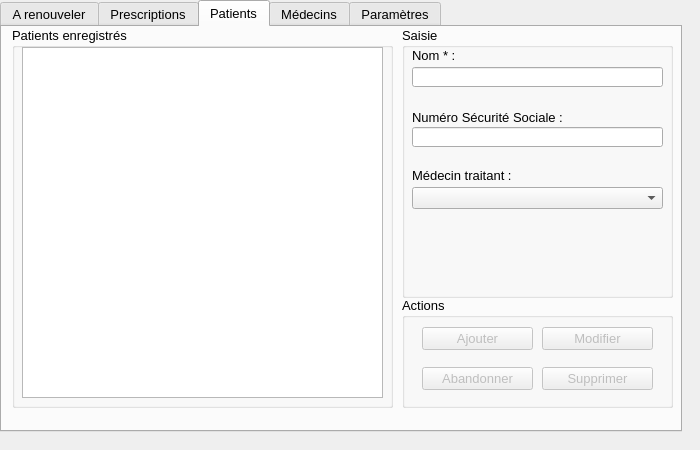
<?xml version="1.0" encoding="UTF-8"?>
<ui version="4.0">
 <class>MainWindow</class>
 <widget class="QMainWindow" name="MainWindow">
  <property name="geometry">
   <rect>
    <x>0</x>
    <y>0</y>
    <width>700</width>
    <height>450</height>
   </rect>
  </property>
  <property name="minimumSize">
   <size>
    <width>700</width>
    <height>450</height>
   </size>
  </property>
  <property name="maximumSize">
   <size>
    <width>700</width>
    <height>450</height>
   </size>
  </property>
  <property name="windowTitle">
   <string>MainWindow</string>
  </property>
  <widget class="QWidget" name="centralWidget">
   <widget class="QTabWidget" name="tabWidgetMain">
    <property name="geometry">
     <rect>
      <x>0</x>
      <y>0</y>
      <width>682</width>
      <height>432</height>
     </rect>
    </property>
    <property name="minimumSize">
     <size>
      <width>682</width>
      <height>432</height>
     </size>
    </property>
    <property name="maximumSize">
     <size>
      <width>682</width>
      <height>432</height>
     </size>
    </property>
    <property name="font">
     <font>
      <pointsize>10</pointsize>
     </font>
    </property>
    <property name="toolTip">
     <string/>
    </property>
    <property name="tabPosition">
     <enum>QTabWidget::North</enum>
    </property>
    <property name="currentIndex">
     <number>2</number>
    </property>
    <widget class="QWidget" name="tab1">
     <attribute name="title">
      <string>A renouveler</string>
     </attribute>
     <widget class="QGroupBox" name="groupBoxDetail">
      <property name="geometry">
       <rect>
        <x>400</x>
        <y>0</y>
        <width>271</width>
        <height>321</height>
       </rect>
      </property>
      <property name="title">
       <string>Détails</string>
      </property>
      <property name="checkable">
       <bool>false</bool>
      </property>
      <widget class="QLabel" name="label">
       <property name="geometry">
        <rect>
         <x>10</x>
         <y>20</y>
         <width>71</width>
         <height>16</height>
        </rect>
       </property>
       <property name="font">
        <font>
         <weight>75</weight>
         <italic>true</italic>
         <bold>true</bold>
         <underline>true</underline>
        </font>
       </property>
       <property name="text">
        <string>Patient :</string>
       </property>
      </widget>
      <widget class="QLabel" name="labelARenouvelerPatient">
       <property name="geometry">
        <rect>
         <x>10</x>
         <y>40</y>
         <width>251</width>
         <height>16</height>
        </rect>
       </property>
       <property name="font">
        <font>
         <weight>75</weight>
         <bold>true</bold>
        </font>
       </property>
       <property name="text">
        <string/>
       </property>
      </widget>
      <widget class="QLabel" name="labelARenouvelerPresDateFin">
       <property name="geometry">
        <rect>
         <x>120</x>
         <y>90</y>
         <width>111</width>
         <height>16</height>
        </rect>
       </property>
       <property name="font">
        <font>
         <weight>75</weight>
         <bold>true</bold>
        </font>
       </property>
       <property name="text">
        <string/>
       </property>
      </widget>
      <widget class="QLabel" name="label_2">
       <property name="geometry">
        <rect>
         <x>10</x>
         <y>70</y>
         <width>91</width>
         <height>16</height>
        </rect>
       </property>
       <property name="font">
        <font>
         <weight>75</weight>
         <italic>true</italic>
         <bold>true</bold>
         <underline>true</underline>
         <strikeout>false</strikeout>
        </font>
       </property>
       <property name="text">
        <string>Prescription :</string>
       </property>
      </widget>
      <widget class="QLabel" name="label_3">
       <property name="geometry">
        <rect>
         <x>10</x>
         <y>90</y>
         <width>101</width>
         <height>16</height>
        </rect>
       </property>
       <property name="text">
        <string>Valable jusqu'au</string>
       </property>
      </widget>
      <widget class="QLabel" name="label_4">
       <property name="geometry">
        <rect>
         <x>10</x>
         <y>130</y>
         <width>131</width>
         <height>16</height>
        </rect>
       </property>
       <property name="text">
        <string>Type de prescription :</string>
       </property>
      </widget>
      <widget class="QLabel" name="labelARenouvelerPresType">
       <property name="geometry">
        <rect>
         <x>140</x>
         <y>130</y>
         <width>111</width>
         <height>16</height>
        </rect>
       </property>
       <property name="font">
        <font>
         <weight>75</weight>
         <bold>true</bold>
        </font>
       </property>
       <property name="text">
        <string/>
       </property>
      </widget>
      <widget class="QLabel" name="label_5">
       <property name="geometry">
        <rect>
         <x>10</x>
         <y>150</y>
         <width>141</width>
         <height>16</height>
        </rect>
       </property>
       <property name="text">
        <string>Mode renouvellement :</string>
       </property>
      </widget>
      <widget class="QLabel" name="labelARenouvelerPresModeR">
       <property name="geometry">
        <rect>
         <x>150</x>
         <y>150</y>
         <width>111</width>
         <height>16</height>
        </rect>
       </property>
       <property name="font">
        <font>
         <weight>75</weight>
         <bold>true</bold>
        </font>
       </property>
       <property name="text">
        <string/>
       </property>
      </widget>
      <widget class="QLabel" name="labelARenouvelerPresDuree">
       <property name="geometry">
        <rect>
         <x>170</x>
         <y>110</y>
         <width>81</width>
         <height>20</height>
        </rect>
       </property>
       <property name="font">
        <font>
         <weight>75</weight>
         <bold>true</bold>
        </font>
       </property>
       <property name="text">
        <string/>
       </property>
      </widget>
      <widget class="QLabel" name="label_6">
       <property name="geometry">
        <rect>
         <x>10</x>
         <y>110</y>
         <width>151</width>
         <height>16</height>
        </rect>
       </property>
       <property name="text">
        <string>Durée de la prescription :</string>
       </property>
      </widget>
      <widget class="QLabel" name="labelARenouvelerMedNumNom">
       <property name="geometry">
        <rect>
         <x>10</x>
         <y>200</y>
         <width>251</width>
         <height>20</height>
        </rect>
       </property>
       <property name="font">
        <font>
         <weight>75</weight>
         <bold>true</bold>
        </font>
       </property>
       <property name="text">
        <string/>
       </property>
      </widget>
      <widget class="QLabel" name="labelARenouvelerMedAd2">
       <property name="geometry">
        <rect>
         <x>10</x>
         <y>240</y>
         <width>251</width>
         <height>16</height>
        </rect>
       </property>
       <property name="text">
        <string/>
       </property>
      </widget>
      <widget class="QLabel" name="label_20">
       <property name="geometry">
        <rect>
         <x>10</x>
         <y>180</y>
         <width>91</width>
         <height>16</height>
        </rect>
       </property>
       <property name="font">
        <font>
         <weight>75</weight>
         <italic>true</italic>
         <bold>true</bold>
         <underline>true</underline>
         <strikeout>false</strikeout>
        </font>
       </property>
       <property name="text">
        <string>Médecin :</string>
       </property>
      </widget>
      <widget class="QLabel" name="labelARenouvelerMedAd1">
       <property name="geometry">
        <rect>
         <x>10</x>
         <y>220</y>
         <width>251</width>
         <height>16</height>
        </rect>
       </property>
       <property name="text">
        <string/>
       </property>
      </widget>
      <widget class="QLabel" name="labelARenouvelerMedCPVille">
       <property name="geometry">
        <rect>
         <x>10</x>
         <y>260</y>
         <width>251</width>
         <height>16</height>
        </rect>
       </property>
       <property name="text">
        <string/>
       </property>
      </widget>
      <widget class="QLabel" name="labelARenouvelerMedTel">
       <property name="geometry">
        <rect>
         <x>10</x>
         <y>280</y>
         <width>251</width>
         <height>16</height>
        </rect>
       </property>
       <property name="text">
        <string/>
       </property>
      </widget>
     </widget>
     <widget class="QGroupBox" name="groupBox">
      <property name="geometry">
       <rect>
        <x>10</x>
        <y>0</y>
        <width>381</width>
        <height>391</height>
       </rect>
      </property>
      <property name="title">
       <string>A renouveler rapidement</string>
      </property>
      <widget class="QListWidget" name="listWidgetPrescriptionsARenouveler">
       <property name="geometry">
        <rect>
         <x>10</x>
         <y>20</y>
         <width>361</width>
         <height>361</height>
        </rect>
       </property>
      </widget>
     </widget>
     <widget class="QGroupBox" name="groupBox_2">
      <property name="geometry">
       <rect>
        <x>400</x>
        <y>330</y>
        <width>271</width>
        <height>61</height>
       </rect>
      </property>
      <property name="title">
       <string>Action</string>
      </property>
      <widget class="QPushButton" name="pushButtonARenouvelerRenouveler">
       <property name="enabled">
        <bool>false</bool>
       </property>
       <property name="geometry">
        <rect>
         <x>140</x>
         <y>20</y>
         <width>111</width>
         <height>23</height>
        </rect>
       </property>
       <property name="text">
        <string>Renouveler</string>
       </property>
      </widget>
      <widget class="QDateEdit" name="dateEditARenouvelerPresDateFin">
       <property name="enabled">
        <bool>false</bool>
       </property>
       <property name="geometry">
        <rect>
         <x>20</x>
         <y>20</y>
         <width>110</width>
         <height>22</height>
        </rect>
       </property>
       <property name="alignment">
        <set>Qt::AlignCenter</set>
       </property>
       <property name="dateTime">
        <datetime>
         <hour>0</hour>
         <minute>0</minute>
         <second>0</second>
         <year>2000</year>
         <month>1</month>
         <day>1</day>
        </datetime>
       </property>
       <property name="displayFormat">
        <string>dd-MM-yyyy</string>
       </property>
      </widget>
     </widget>
    </widget>
    <widget class="QWidget" name="tab2">
     <attribute name="title">
      <string>Prescriptions</string>
     </attribute>
     <widget class="QGroupBox" name="groupBox_9">
      <property name="geometry">
       <rect>
        <x>10</x>
        <y>0</y>
        <width>381</width>
        <height>381</height>
       </rect>
      </property>
      <property name="title">
       <string>Prescriptions enregistrées</string>
      </property>
      <widget class="QListWidget" name="listWidgetPrescriptions">
       <property name="geometry">
        <rect>
         <x>10</x>
         <y>20</y>
         <width>361</width>
         <height>351</height>
        </rect>
       </property>
      </widget>
     </widget>
     <widget class="QGroupBox" name="groupBox_10">
      <property name="geometry">
       <rect>
        <x>400</x>
        <y>0</y>
        <width>271</width>
        <height>271</height>
       </rect>
      </property>
      <property name="title">
       <string>Saisie</string>
      </property>
      <widget class="QLabel" name="label_17">
       <property name="geometry">
        <rect>
         <x>10</x>
         <y>20</y>
         <width>61</width>
         <height>16</height>
        </rect>
       </property>
       <property name="text">
        <string>Patient * :</string>
       </property>
       <property name="alignment">
        <set>Qt::AlignLeading|Qt::AlignLeft|Qt::AlignVCenter</set>
       </property>
      </widget>
      <widget class="QLabel" name="label_18">
       <property name="geometry">
        <rect>
         <x>10</x>
         <y>80</y>
         <width>171</width>
         <height>20</height>
        </rect>
       </property>
       <property name="text">
        <string>Date de début :</string>
       </property>
       <property name="alignment">
        <set>Qt::AlignLeading|Qt::AlignLeft|Qt::AlignVCenter</set>
       </property>
      </widget>
      <widget class="QComboBox" name="comboBoxPrescriptionPatient">
       <property name="geometry">
        <rect>
         <x>10</x>
         <y>40</y>
         <width>251</width>
         <height>22</height>
        </rect>
       </property>
      </widget>
      <widget class="QDateEdit" name="dateEditPrescriptionDateDebut">
       <property name="geometry">
        <rect>
         <x>10</x>
         <y>100</y>
         <width>101</width>
         <height>22</height>
        </rect>
       </property>
       <property name="alignment">
        <set>Qt::AlignCenter</set>
       </property>
      </widget>
      <widget class="QLabel" name="label_19">
       <property name="geometry">
        <rect>
         <x>10</x>
         <y>140</y>
         <width>171</width>
         <height>20</height>
        </rect>
       </property>
       <property name="text">
        <string>Durée :</string>
       </property>
       <property name="alignment">
        <set>Qt::AlignLeading|Qt::AlignLeft|Qt::AlignVCenter</set>
       </property>
      </widget>
      <widget class="QSpinBox" name="spinBoxPrescriptionDuree">
       <property name="geometry">
        <rect>
         <x>10</x>
         <y>160</y>
         <width>101</width>
         <height>22</height>
        </rect>
       </property>
       <property name="alignment">
        <set>Qt::AlignCenter</set>
       </property>
      </widget>
      <widget class="QLabel" name="label_21">
       <property name="geometry">
        <rect>
         <x>120</x>
         <y>160</y>
         <width>71</width>
         <height>20</height>
        </rect>
       </property>
       <property name="text">
        <string>mois</string>
       </property>
       <property name="alignment">
        <set>Qt::AlignLeading|Qt::AlignLeft|Qt::AlignVCenter</set>
       </property>
      </widget>
     </widget>
     <widget class="QGroupBox" name="groupBox_11">
      <property name="geometry">
       <rect>
        <x>400</x>
        <y>270</y>
        <width>271</width>
        <height>111</height>
       </rect>
      </property>
      <property name="title">
       <string>Actions</string>
      </property>
      <widget class="QPushButton" name="pushButtonPrescriptionAjouter">
       <property name="enabled">
        <bool>false</bool>
       </property>
       <property name="geometry">
        <rect>
         <x>20</x>
         <y>30</y>
         <width>111</width>
         <height>23</height>
        </rect>
       </property>
       <property name="text">
        <string>Ajouter</string>
       </property>
      </widget>
      <widget class="QPushButton" name="pushButtonPrescriptionModifier">
       <property name="enabled">
        <bool>false</bool>
       </property>
       <property name="geometry">
        <rect>
         <x>140</x>
         <y>30</y>
         <width>111</width>
         <height>23</height>
        </rect>
       </property>
       <property name="text">
        <string>Modifier</string>
       </property>
      </widget>
      <widget class="QPushButton" name="pushButtonPrescriptionAbandonner">
       <property name="enabled">
        <bool>false</bool>
       </property>
       <property name="geometry">
        <rect>
         <x>20</x>
         <y>70</y>
         <width>111</width>
         <height>23</height>
        </rect>
       </property>
       <property name="text">
        <string>Abandonner</string>
       </property>
      </widget>
      <widget class="QPushButton" name="pushButtonPrescriptionSupprimer">
       <property name="enabled">
        <bool>false</bool>
       </property>
       <property name="geometry">
        <rect>
         <x>140</x>
         <y>70</y>
         <width>111</width>
         <height>23</height>
        </rect>
       </property>
       <property name="text">
        <string>Supprimer</string>
       </property>
      </widget>
     </widget>
    </widget>
    <widget class="QWidget" name="tab3">
     <attribute name="title">
      <string>Patients</string>
     </attribute>
     <widget class="QGroupBox" name="groupBox_6">
      <property name="geometry">
       <rect>
        <x>400</x>
        <y>270</y>
        <width>271</width>
        <height>111</height>
       </rect>
      </property>
      <property name="title">
       <string>Actions</string>
      </property>
      <widget class="QPushButton" name="pushButtonPatientAjouter">
       <property name="enabled">
        <bool>false</bool>
       </property>
       <property name="geometry">
        <rect>
         <x>20</x>
         <y>30</y>
         <width>111</width>
         <height>23</height>
        </rect>
       </property>
       <property name="text">
        <string>Ajouter</string>
       </property>
      </widget>
      <widget class="QPushButton" name="pushButtonPatientModifier">
       <property name="enabled">
        <bool>false</bool>
       </property>
       <property name="geometry">
        <rect>
         <x>140</x>
         <y>30</y>
         <width>111</width>
         <height>23</height>
        </rect>
       </property>
       <property name="text">
        <string>Modifier</string>
       </property>
      </widget>
      <widget class="QPushButton" name="pushButtonPatientAbandonner">
       <property name="enabled">
        <bool>false</bool>
       </property>
       <property name="geometry">
        <rect>
         <x>20</x>
         <y>70</y>
         <width>111</width>
         <height>23</height>
        </rect>
       </property>
       <property name="text">
        <string>Abandonner</string>
       </property>
      </widget>
      <widget class="QPushButton" name="pushButtonPatientSupprimer">
       <property name="enabled">
        <bool>false</bool>
       </property>
       <property name="geometry">
        <rect>
         <x>140</x>
         <y>70</y>
         <width>111</width>
         <height>23</height>
        </rect>
       </property>
       <property name="text">
        <string>Supprimer</string>
       </property>
      </widget>
     </widget>
     <widget class="QGroupBox" name="groupBox_7">
      <property name="geometry">
       <rect>
        <x>10</x>
        <y>0</y>
        <width>381</width>
        <height>381</height>
       </rect>
      </property>
      <property name="title">
       <string>Patients enregistrés</string>
      </property>
      <widget class="QListWidget" name="listWidgetPatients">
       <property name="geometry">
        <rect>
         <x>10</x>
         <y>20</y>
         <width>361</width>
         <height>351</height>
        </rect>
       </property>
      </widget>
     </widget>
     <widget class="QGroupBox" name="groupBox_8">
      <property name="geometry">
       <rect>
        <x>400</x>
        <y>0</y>
        <width>271</width>
        <height>271</height>
       </rect>
      </property>
      <property name="title">
       <string>Saisie</string>
      </property>
      <widget class="QLabel" name="label_14">
       <property name="geometry">
        <rect>
         <x>10</x>
         <y>20</y>
         <width>61</width>
         <height>16</height>
        </rect>
       </property>
       <property name="text">
        <string>Nom * :</string>
       </property>
       <property name="alignment">
        <set>Qt::AlignLeading|Qt::AlignLeft|Qt::AlignVCenter</set>
       </property>
      </widget>
      <widget class="QLabel" name="label_15">
       <property name="geometry">
        <rect>
         <x>10</x>
         <y>80</y>
         <width>171</width>
         <height>20</height>
        </rect>
       </property>
       <property name="text">
        <string>Numéro Sécurité Sociale :</string>
       </property>
       <property name="alignment">
        <set>Qt::AlignLeading|Qt::AlignLeft|Qt::AlignVCenter</set>
       </property>
      </widget>
      <widget class="QLineEdit" name="lineEditPatientNom">
       <property name="geometry">
        <rect>
         <x>10</x>
         <y>40</y>
         <width>251</width>
         <height>20</height>
        </rect>
       </property>
       <property name="maxLength">
        <number>50</number>
       </property>
      </widget>
      <widget class="QLineEdit" name="lineEditPatientNumSS">
       <property name="geometry">
        <rect>
         <x>10</x>
         <y>100</y>
         <width>251</width>
         <height>20</height>
        </rect>
       </property>
       <property name="maxLength">
        <number>30</number>
       </property>
      </widget>
      <widget class="QLabel" name="label_16">
       <property name="geometry">
        <rect>
         <x>10</x>
         <y>140</y>
         <width>131</width>
         <height>16</height>
        </rect>
       </property>
       <property name="text">
        <string>Médecin traitant :</string>
       </property>
      </widget>
      <widget class="QComboBox" name="comboBoxPatientMedecin">
       <property name="geometry">
        <rect>
         <x>10</x>
         <y>160</y>
         <width>251</width>
         <height>22</height>
        </rect>
       </property>
      </widget>
     </widget>
    </widget>
    <widget class="QWidget" name="tab4">
     <attribute name="title">
      <string>Médecins</string>
     </attribute>
     <widget class="QGroupBox" name="groupBox_3">
      <property name="geometry">
       <rect>
        <x>400</x>
        <y>270</y>
        <width>271</width>
        <height>111</height>
       </rect>
      </property>
      <property name="title">
       <string>Actions</string>
      </property>
      <widget class="QPushButton" name="pushButtonMedecinAjouter">
       <property name="enabled">
        <bool>false</bool>
       </property>
       <property name="geometry">
        <rect>
         <x>20</x>
         <y>30</y>
         <width>111</width>
         <height>23</height>
        </rect>
       </property>
       <property name="text">
        <string>Ajouter</string>
       </property>
      </widget>
      <widget class="QPushButton" name="pushButtonMedecinModifier">
       <property name="enabled">
        <bool>false</bool>
       </property>
       <property name="geometry">
        <rect>
         <x>140</x>
         <y>30</y>
         <width>111</width>
         <height>23</height>
        </rect>
       </property>
       <property name="text">
        <string>Modifier</string>
       </property>
      </widget>
      <widget class="QPushButton" name="pushButtonMedecinAbandonner">
       <property name="enabled">
        <bool>false</bool>
       </property>
       <property name="geometry">
        <rect>
         <x>20</x>
         <y>70</y>
         <width>111</width>
         <height>23</height>
        </rect>
       </property>
       <property name="text">
        <string>Abandonner</string>
       </property>
      </widget>
      <widget class="QPushButton" name="pushButtonMedecinSupprimer">
       <property name="enabled">
        <bool>false</bool>
       </property>
       <property name="geometry">
        <rect>
         <x>140</x>
         <y>70</y>
         <width>111</width>
         <height>23</height>
        </rect>
       </property>
       <property name="text">
        <string>Supprimer</string>
       </property>
      </widget>
     </widget>
     <widget class="QGroupBox" name="groupBox_4">
      <property name="geometry">
       <rect>
        <x>10</x>
        <y>0</y>
        <width>381</width>
        <height>381</height>
       </rect>
      </property>
      <property name="title">
       <string>Medecins enregistrés</string>
      </property>
      <widget class="QListWidget" name="listWidgetMedecins">
       <property name="geometry">
        <rect>
         <x>10</x>
         <y>20</y>
         <width>361</width>
         <height>351</height>
        </rect>
       </property>
      </widget>
     </widget>
     <widget class="QGroupBox" name="groupBox_5">
      <property name="geometry">
       <rect>
        <x>400</x>
        <y>0</y>
        <width>271</width>
        <height>271</height>
       </rect>
      </property>
      <property name="title">
       <string>Saisie</string>
      </property>
      <widget class="QLabel" name="label_7">
       <property name="geometry">
        <rect>
         <x>10</x>
         <y>20</y>
         <width>61</width>
         <height>16</height>
        </rect>
       </property>
       <property name="text">
        <string>Nom * :</string>
       </property>
       <property name="alignment">
        <set>Qt::AlignLeading|Qt::AlignLeft|Qt::AlignVCenter</set>
       </property>
      </widget>
      <widget class="QLabel" name="label_8">
       <property name="geometry">
        <rect>
         <x>10</x>
         <y>60</y>
         <width>111</width>
         <height>20</height>
        </rect>
       </property>
       <property name="text">
        <string>Numéro CPAM * :</string>
       </property>
       <property name="alignment">
        <set>Qt::AlignLeading|Qt::AlignLeft|Qt::AlignVCenter</set>
       </property>
      </widget>
      <widget class="QLabel" name="label_9">
       <property name="geometry">
        <rect>
         <x>10</x>
         <y>110</y>
         <width>61</width>
         <height>16</height>
        </rect>
       </property>
       <property name="text">
        <string>Adresse :</string>
       </property>
       <property name="alignment">
        <set>Qt::AlignLeading|Qt::AlignLeft|Qt::AlignVCenter</set>
       </property>
      </widget>
      <widget class="QLineEdit" name="lineEditMedecinNom">
       <property name="geometry">
        <rect>
         <x>10</x>
         <y>40</y>
         <width>251</width>
         <height>20</height>
        </rect>
       </property>
       <property name="maxLength">
        <number>50</number>
       </property>
      </widget>
      <widget class="QLineEdit" name="lineEditMedecinNumSS">
       <property name="geometry">
        <rect>
         <x>10</x>
         <y>80</y>
         <width>251</width>
         <height>20</height>
        </rect>
       </property>
       <property name="maxLength">
        <number>10</number>
       </property>
      </widget>
      <widget class="QLineEdit" name="lineEditMedecinAdr2">
       <property name="geometry">
        <rect>
         <x>10</x>
         <y>160</y>
         <width>251</width>
         <height>20</height>
        </rect>
       </property>
       <property name="maxLength">
        <number>50</number>
       </property>
      </widget>
      <widget class="QLineEdit" name="lineEditMedecinAdr1">
       <property name="geometry">
        <rect>
         <x>10</x>
         <y>130</y>
         <width>251</width>
         <height>20</height>
        </rect>
       </property>
       <property name="maxLength">
        <number>50</number>
       </property>
      </widget>
      <widget class="QLineEdit" name="lineEditMedecinCP">
       <property name="geometry">
        <rect>
         <x>10</x>
         <y>190</y>
         <width>71</width>
         <height>20</height>
        </rect>
       </property>
       <property name="maxLength">
        <number>5</number>
       </property>
       <property name="alignment">
        <set>Qt::AlignCenter</set>
       </property>
      </widget>
      <widget class="QLineEdit" name="lineEditMedecinVille">
       <property name="geometry">
        <rect>
         <x>90</x>
         <y>190</y>
         <width>171</width>
         <height>20</height>
        </rect>
       </property>
       <property name="maxLength">
        <number>50</number>
       </property>
      </widget>
      <widget class="QLabel" name="label_10">
       <property name="geometry">
        <rect>
         <x>10</x>
         <y>220</y>
         <width>81</width>
         <height>16</height>
        </rect>
       </property>
       <property name="text">
        <string>Téléphones :</string>
       </property>
       <property name="alignment">
        <set>Qt::AlignLeading|Qt::AlignLeft|Qt::AlignVCenter</set>
       </property>
      </widget>
      <widget class="QLineEdit" name="lineEditMedecinTel">
       <property name="geometry">
        <rect>
         <x>10</x>
         <y>240</y>
         <width>251</width>
         <height>20</height>
        </rect>
       </property>
       <property name="maxLength">
        <number>50</number>
       </property>
      </widget>
     </widget>
    </widget>
    <widget class="QWidget" name="tab5">
     <attribute name="title">
      <string>Paramètres</string>
     </attribute>
     <widget class="QGroupBox" name="groupBox_12">
      <property name="geometry">
       <rect>
        <x>10</x>
        <y>10</y>
        <width>661</width>
        <height>91</height>
       </rect>
      </property>
      <property name="title">
       <string>Médecin [valeurs par défaut]</string>
      </property>
      <widget class="QLabel" name="label_11">
       <property name="geometry">
        <rect>
         <x>30</x>
         <y>30</y>
         <width>111</width>
         <height>16</height>
        </rect>
       </property>
       <property name="text">
        <string>Code postal :</string>
       </property>
       <property name="alignment">
        <set>Qt::AlignRight|Qt::AlignTrailing|Qt::AlignVCenter</set>
       </property>
      </widget>
      <widget class="QLabel" name="label_12">
       <property name="geometry">
        <rect>
         <x>40</x>
         <y>60</y>
         <width>101</width>
         <height>16</height>
        </rect>
       </property>
       <property name="text">
        <string>Ville :</string>
       </property>
       <property name="alignment">
        <set>Qt::AlignRight|Qt::AlignTrailing|Qt::AlignVCenter</set>
       </property>
      </widget>
      <widget class="QLineEdit" name="lineEditParametresCPMedecin">
       <property name="geometry">
        <rect>
         <x>160</x>
         <y>30</y>
         <width>101</width>
         <height>20</height>
        </rect>
       </property>
       <property name="maxLength">
        <number>5</number>
       </property>
      </widget>
      <widget class="QLineEdit" name="lineEditParametreVilleMedecin">
       <property name="geometry">
        <rect>
         <x>160</x>
         <y>60</y>
         <width>491</width>
         <height>20</height>
        </rect>
       </property>
       <property name="maxLength">
        <number>50</number>
       </property>
      </widget>
     </widget>
     <widget class="QGroupBox" name="groupBox_13">
      <property name="geometry">
       <rect>
        <x>10</x>
        <y>110</y>
        <width>661</width>
        <height>91</height>
       </rect>
      </property>
      <property name="title">
       <string>Prescriptions  [valeurs par défaut]</string>
      </property>
      <widget class="QLabel" name="label_13">
       <property name="geometry">
        <rect>
         <x>20</x>
         <y>30</y>
         <width>121</width>
         <height>16</height>
        </rect>
       </property>
       <property name="text">
        <string>Durée DSI :</string>
       </property>
       <property name="alignment">
        <set>Qt::AlignRight|Qt::AlignTrailing|Qt::AlignVCenter</set>
       </property>
      </widget>
      <widget class="QLabel" name="label_22">
       <property name="geometry">
        <rect>
         <x>20</x>
         <y>60</y>
         <width>121</width>
         <height>16</height>
        </rect>
       </property>
       <property name="text">
        <string>Durée ordonnance :</string>
       </property>
       <property name="alignment">
        <set>Qt::AlignRight|Qt::AlignTrailing|Qt::AlignVCenter</set>
       </property>
      </widget>
      <widget class="QSpinBox" name="spinBoxParametreDureeDSI">
       <property name="geometry">
        <rect>
         <x>160</x>
         <y>30</y>
         <width>81</width>
         <height>22</height>
        </rect>
       </property>
       <property name="alignment">
        <set>Qt::AlignCenter</set>
       </property>
      </widget>
      <widget class="QSpinBox" name="spinBoxPrescriptionDureeOdronnance">
       <property name="geometry">
        <rect>
         <x>160</x>
         <y>60</y>
         <width>81</width>
         <height>22</height>
        </rect>
       </property>
       <property name="alignment">
        <set>Qt::AlignCenter</set>
       </property>
      </widget>
      <widget class="QLabel" name="label_23">
       <property name="geometry">
        <rect>
         <x>250</x>
         <y>60</y>
         <width>46</width>
         <height>14</height>
        </rect>
       </property>
       <property name="text">
        <string>mois</string>
       </property>
      </widget>
      <widget class="QLabel" name="label_24">
       <property name="geometry">
        <rect>
         <x>250</x>
         <y>30</y>
         <width>46</width>
         <height>14</height>
        </rect>
       </property>
       <property name="text">
        <string>mois</string>
       </property>
      </widget>
     </widget>
     <widget class="QGroupBox" name="groupBox_14">
      <property name="geometry">
       <rect>
        <x>10</x>
        <y>320</y>
        <width>661</width>
        <height>80</height>
       </rect>
      </property>
      <property name="title">
       <string>Action</string>
      </property>
      <widget class="QPushButton" name="pushButtonPrescriptionEnregistrer">
       <property name="geometry">
        <rect>
         <x>90</x>
         <y>30</y>
         <width>111</width>
         <height>23</height>
        </rect>
       </property>
       <property name="text">
        <string>Enregistrer</string>
       </property>
      </widget>
     </widget>
    </widget>
   </widget>
  </widget>
 </widget>
 <layoutdefault spacing="6" margin="11"/>
 <resources/>
 <connections/>
</ui>
